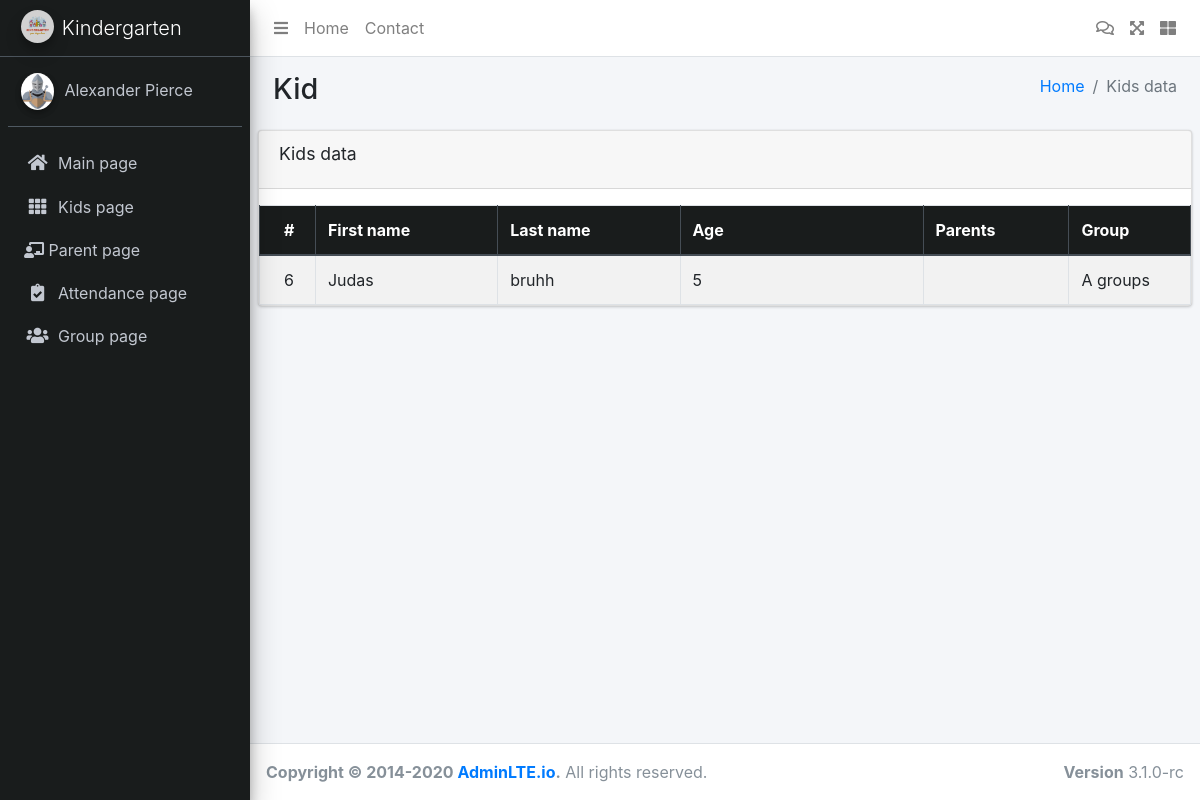
The app's page /kids_page/ (signed in) with its own data.
### kids/models.py (models this page shows, shortened)
class Kids(models.Model):
    first_name = models.CharField(max_length=50, blank=True, null=True)
    last_name = models.CharField(max_length=50, blank=True, null=True)
    age = models.IntegerField(blank=True, null=True)
    parents = models.ForeignKey(Parent, on_delete=models.CASCADE)
    group = models.ForeignKey(Group, on_delete=models.CASCADE)

### group/models.py (models this page shows, shortened)
class Group(models.Model):
    group_name = models.CharField(max_length=50)
    caretakers = models.ForeignKey(Caretaker, on_delete=models.CASCADE)
    room = models.DecimalField(max_digits=5, decimal_places=2)
    total_quantity = models.IntegerField(default=0)
    created_at = models.DateTimeField(auto_now=True)
    def __str__(self):
        return f"{self.group_name}"

### kids/views.py (the view)
# urls.py: path('', kid_data_page, name='kids_page'),
@login_required(login_url='login')
def kid_data_page(request):
    kids = Kids.objects.all()
    form = None
    create_form = KidsForm()
    if not can_access_caretaker and can_access_chief(request.user):
        return render(request, 'kids.html', )
    edit_kid_id = request.POST.get('edit_kid_id') or request.GET.get('edit_kid_id')
    if request.method == 'POST':
        if edit_kid_id:
            kid_to_edit = get_object_or_404(Kids, id=edit_kid_id)
            form = KidsForm(request.POST, instance=kid_to_edit)
            print(form.is_valid())
            print(form.errors)
            print(form)
            if form.is_valid():
                form.save()
                return redirect('kids_page')
        else:
            create_form = KidsForm(request.POST)
            if create_form.is_valid():
                create_form.save()
                return redirect('kids_page')
    else:
        if edit_kid_id:
            try:
                meal_to_edit = Kids.objects.get(id=edit_kid_id)
                form = KidsForm(instance=meal_to_edit)
            except Kids.DoesNotExist:
                form = None
    context = {
        'kids': kids,
        'form': form,
        'create_form': create_form,
        'edit_kid_id': edit_kid_id,
        'user_role': request.user.role,
    }
    return render(request, 'kids.html', context)

### kids/models.py (called while the page is built)
    def __str__(self):
        return f"{self.first_name} {self.last_name}"

### templates/kids.html (shortened to what this page needs)
{% extends 'base.html'%}
{% load static %}
{% load widget_tweaks %}
{% block content %}
<div class="wrapper">
    <nav class="main-header navbar navbar-expand navbar-white navbar-light">
        <ul class="navbar-nav">
            <li class="nav-item">
                <a class="nav-link" data-widget="pushmenu" href="#" role="button"><i class="fas fa-bars"></i></a>
            </li>
            <li class="nav-item d-none d-sm-inline-block">
                <a href="index3.html" class="nav-link">Home</a>
            </li>
            <li class="nav-item d-none d-sm-inline-block">
                <a href="#" class="nav-link">Contact</a>
            </li>
        </ul>
        <ul class="navbar-nav ml-auto">
            <a class="nav-link" href="{% url 'check_inventory_and_alert' %}">
                <i class="far fa-comments"></i>
            </a>
            <li class="nav-item">
                <a class="nav-link" data-widget="fullscreen" href="#" role="button">
                    <i class="fas fa-expand-arrows-alt"></i>
                </a>
            </li>
            <li class="nav-item">
                <a class="nav-link" data-widget="control-sidebar" data-slide="true" href="#" role="button">
                    <i class="fas fa-th-large"></i>
                </a>
            </li>
        </ul>
    </nav>
    <aside class="main-sidebar sidebar-dark-primary elevation-4" style="background: #191c1c">
        <a href="../../index3.html" class="brand-link">
            <img src="{% static 'img/logo-template-for-children-s-business-kindergarten-school-training-vector.jpg' %}"
                 alt="AdminLTE Logo"
                 class="brand-image img-circle elevation-3" style="opacity: .8">
            <span class="brand-text font-weight-light">Kindergarten</span>
        </a>
        <div class="sidebar">
            <div class="user-panel mt-3 pb-3 mb-3 d-flex">
                <div class="image">
                    <img src="{% static 'img/medieval-knight-armor_1308-174955.avif' %}" class="img-circle elevation-2"
                         alt="User Image">
                </div>
                <div class="info">
                    <a href="#" class="d-block">Alexander Pierce</a>
                </div>
            </div>
            <nav class="mt-2">
                <ul class="nav nav-pills nav-sidebar flex-column" data-widget="treeview" role="menu"
                    data-accordion="false">
                    <li class="nav-item">
                        <a href="{% url 'index' %}" class="nav-link">
                            <i class="nav-icon fas fa-home"></i>
                            <p>
                                Main page
                            </p>
                        </a>
                    </li>
                    {% if user_role == 'caretaker' or user_role == 'admin' %}
                    <li class="nav-item">
                        <a href="{% url 'kids_page' %}" class="nav-link">
                            <i class="nav-icon fas fa-th"></i>
                            <p>
                                Kids page
                            </p>
                        </a>
                    </li>
                    <li class="nav-item">
                        <a href="{% url 'parent_page' %}" class="nav-link">
                            <i class="fas fa-chalkboard-teacher"></i>
                            <p>
                                Parent page
                            </p>
                        </a>
                    </li>
                    <li class="nav-item">
                        <a href="{% url 'attendance_page' %}" class="nav-link">
                            <i class="nav-icon fas 	fa-clipboard-check"></i>
                            <p>
                                Attendance page
                            </p>
                        </a>
                    </li>
                    <li class="nav-item">
                        <a href="{% url 'group_data_page' %}" class="nav-link">
                            <i class="nav-icon fas fa-users"></i>
                            <p>
                                Group page
                            </p>
                        </a>
                    </li>
                    {% endif %}
                </ul>
            </nav>
        </div>
    </aside>
    <div class="content-wrapper">
        <section class="content-header">
            <div class="container-fluid">
                <div class="row mb-2">
                    <div class="col-sm-6">
                        <h1>Kid</h1>
                    </div>
                    <div class="col-sm-6">
                        <ol class="breadcrumb float-sm-right">
                            <li class="breadcrumb-item"><a href="#">Home</a></li>
                            <li class="breadcrumb-item active">Kids data</li>
                        </ol>
                    </div>
                </div>
            </div>
        </section>
        <section class="content">
            <div class="card">
                <div class="card-header">
                    <h3 class="card-title">Kids data</h3>
                </div>
                <div class="card-body p-0">
                    <table class="table table-bordered table-striped">
                        <thead class="thead-dark">
                        <tr>
                            <th style="width: 3%; background: #191c1c">#</th>
                            <th style="width: 15%;background: #191c1c">First name</th>
                            <th style="width: 15%; background: #191c1c">Last name</th>
                            <th style="width: 20%; background: #191c1c">Age</th>
                            <th style="width: 12%; background: #191c1c">Parents</th>
                            <th style="width: 10%; background: #191c1c">Group</th>
                        </tr>
                        </thead>
                        <tbody>
                        {% for kid in kids %}
                        <tr>
                            <td>{{ kid.id }}</td>
                            <td>{{ kid.first_name }}</td>
                            <td>{{ kid.last_name }}</td>
                            <td>{{ kid.age }}</td>
                            <td>{{ kid.parent.first_name }}</td>
                            <td>{{ kid.group }}</td>
                        </tr>
                        {% endfor %}
                        </tbody>
                    </table>
                </div>
            </div>
        </section>
    </div>
    <footer class="main-footer">
        <div class="float-right d-none d-sm-block">
            <b>Version</b> 3.1.0-rc
        </div>
        <strong>Copyright &copy; 2014-2020 <a href="https://adminlte.io">AdminLTE.io</a>.</strong> All rights reserved.
    </footer>
</div>
{% endblock content%}

### records on screen
Kids: id "6", first_name "Judas", last_name "bruhh", age "5", group "A groups"
